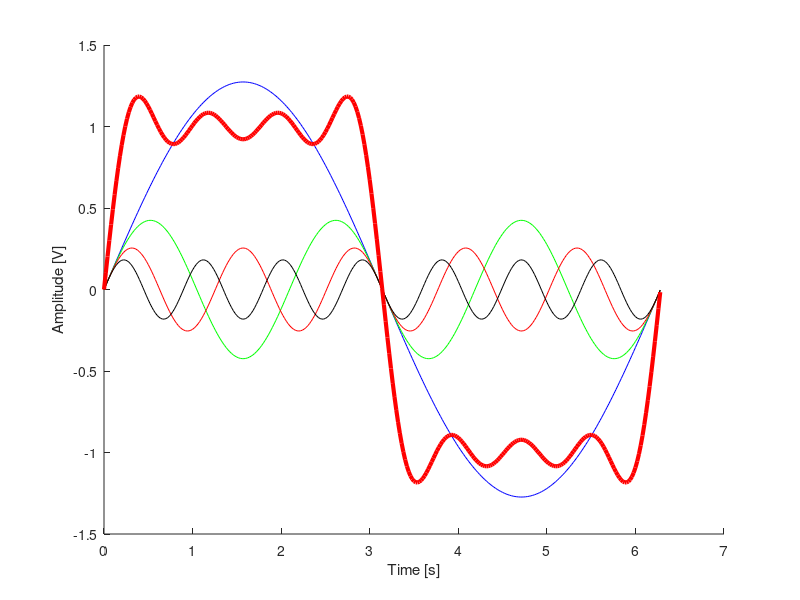

Write the MATLAB code that produced this figure.
%% PRACTICE 6.3b. Fourier Series of a Square Wave.

clc; close all; clear all;
A = 1; % Signal Amplitude
t = 0:0.02:2*pi; % Time vector (one full period of the fundamental)
% Considering the contributions of the fundamental frequency and 3 odd harmonics:
hold on; % Enable plot superposition
% Fundamental Frequency Component (BLUE):
y1 = (4*A/pi) * sin(t);
plot(t, y1, 'b'), xlabel('Time [s]'), ylabel('Amplitude [V]')
% First Odd Harmonic (n=3) (GREEN):
y2 = (4*A/(3*pi)) * sin(3*t);
plot(t, y2, 'g')
% Second Odd Harmonic (n=5) (RED):
y3 = (4*A/(5*pi)) * sin(5*t);
plot(t, y3, 'r')
% Third Odd Harmonic (n=7) (BLACK):
y4 = (4*A/(7*pi)) * sin(7*t);
plot(t, y4, 'k')
% RESULTANT SUM of the partial Fourier series (THICK RED):
y_sum = y1 + y2 + y3 + y4;
plot(t, y_sum, 'r', 'LineWidth', 3)
